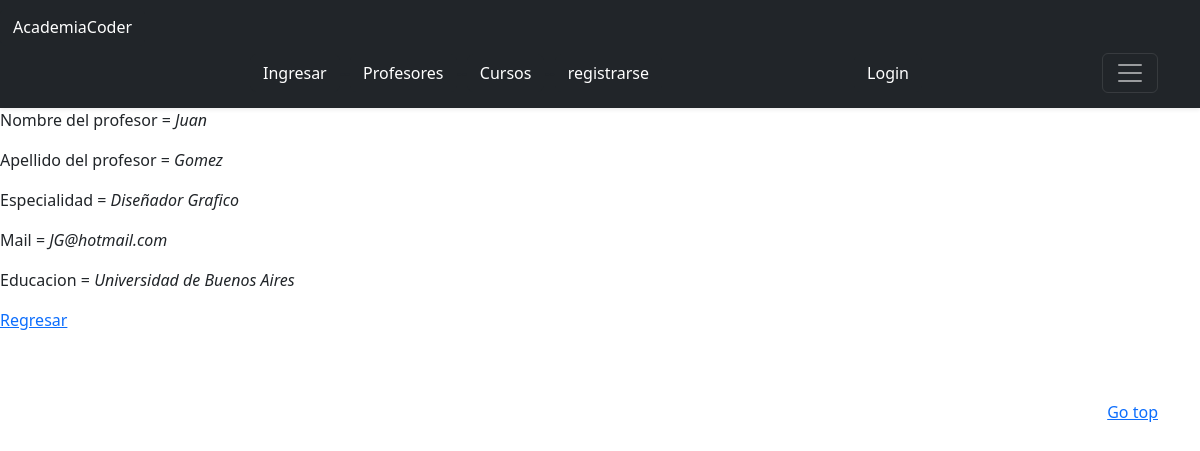
Before: /academia/profesores/1/ with the older database file.
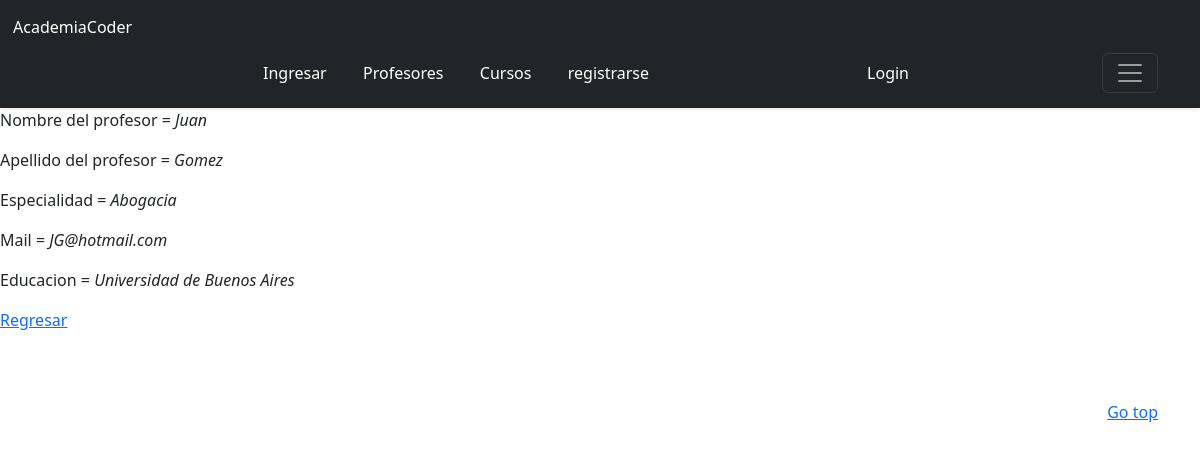
After: the same page with the newer database file.
### academia/models.py (models this page shows)
class profesores(models.Model):
    nombre = models.CharField(max_length=40)
    apellido = models.CharField(max_length=40)
    especialidad = models.CharField(max_length=40)
    mail = models.EmailField(max_length=100)
    educacion = models.CharField(max_length=40)
    imagen = models.ImageField(upload_to="articulos", null=True, blank=True)

### academia/views.py (the view)
# urls.py: path("profesores/<pk>/", mostrarProfesores.as_view(), name="mostrarProfesores"),
class mostrarProfesores(DetailView):
    model = profesores
    template_name = "academia/informacion_profesores.html"

### academia/templates/academia/informacion_profesores.html (shortened to what this page needs)
{% extends "academia/base.html" %}
{% block main %}
<body>
    <p>Nombre del profesor = <i>{{profesores.nombre}}</i></p>
    <p>Apellido del profesor = <i>{{profesores.apellido}}</i></p>
    <p>Especialidad = <i>{{profesores.especialidad}}</i></p>
    <p>Mail = <i>{{profesores.mail}}</i></p>
    <p>Educacion = <i>{{profesores.educacion}}</i></p>
    <p>
        <a href="{% url "listaProfesores" %}">Regresar</a>
    </p>
</body>
{% endblock %}

Changed rows visible on the page:
changed profesores "Juan": especialidad "Diseñador Grafico" → "Abogacia"
